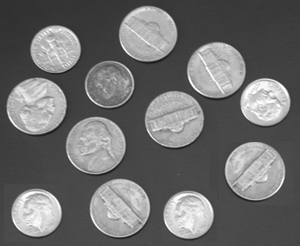
#> input picture PDI/contornos/coins.png, 300 x 246 px
$ python conteoMonedas.py
#> lines starting #> are read from the running program, lines starting #| are printed output that depends on the picture; after the words box and inside, x2 and y2 are one past the last pixel; in counts of white or black regions, pixels touching at a corner belong together
# -*- coding: utf-8 -*-
"""
Created on Thu Mar 20 13:24:24 2025

@author: dtrej
"""

import cv2
import numpy as np

img = cv2.imread("coins.png")
#> img is the input picture: shape (246, 300, 3); min 23, max 255, mean 110.5
img2 = img.copy()

gray = cv2.cvtColor(img, cv2.COLOR_BGR2GRAY)

_, th = cv2.threshold(gray, 100, 255, cv2.THRESH_BINARY)
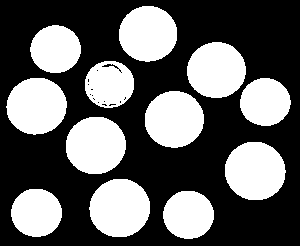
#> th: shape (246, 300); 38.3% white; 12 white regions, largest, box (x1, y1, x2, y2) and area: (225, 142, 286, 200) 2796, (89, 179, 150, 237) 2796, (66, 117, 126, 174) 2725

kernel = np.ones((3, 3), np.uint8)
closing = cv2.morphologyEx(th, cv2.MORPH_CLOSE, kernel)
bordes = cv2.Canny(closing, 135, 255)
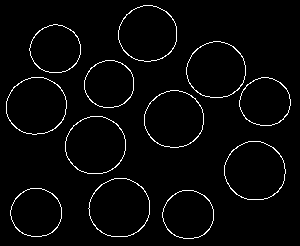
#> bordes: shape (246, 300); 2.9% white in thin lines or dots

contours, jerarquia = cv2.findContours(bordes, cv2.RETR_EXTERNAL, cv2.CHAIN_APPROX_SIMPLE)
#> contours = 12 contours; largest, box (x1, y1, x2, y2) and area: (224, 141, 286, 200) 2806, (88, 178, 150, 237) 2804, (65, 116, 126, 174) 2734, (6, 77, 67, 135) 2703, (144, 90, 204, 148) 2658; jerarquia = [[1, -1, -1, -1], [2, 0, -1, -1], [3, 1, -1, -1], [4, 2, -1, -1], [5, 3, -1, -1], [6, 4, -1, -1], [7, 5, -1, -1], [8, 6, -1, -1], [9, 7, -1, -1], [10, 8, -1, -1], [11, 9, -1, -1], [-1, 10, -1, -1]]

cv2.drawContours(img2, contours, -1, (0, 255, 0), 2)

cantidadMonedas = len(contours)
#> cantidadMonedas = 12

img2 = cv2.putText(img2, "Son " + str(cantidadMonedas) + "monedas", (10, 50),
                   cv2.FONT_HERSHEY_SIMPLEX, 1, (0, 0, 255), 2, cv2.LINE_AA)
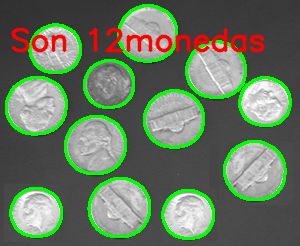
#> img2: shape (246, 300, 3); mean B, G, R 96.9, 120.9, 103.6

print("Son " + str(cantidadMonedas) + " monedas")
#| Son 12 monedas

cv2.imshow("original", img)
cv2.imshow("Binarizacion", th)
cv2.imshow("Bordes", bordes)
cv2.imshow("conteo", img2)

cv2.waitKey()
cv2.destroyAllWindows()

$ run again, with PDI/contornos/gear1.PNG copied over PDI/contornos/coins.png
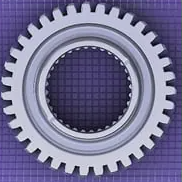
#> input picture PDI/contornos/gear1.PNG, 182 x 182 px
#> img is the input picture: shape (182, 182, 3); mean B, G, R 148.8, 114.8, 117.2
#> `_, th = cv2.threshold(gray, 100, 255, cv2.THRESH_BINARY)`:
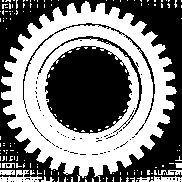
#> th: shape (182, 182); 48.6% white; 149 white regions (140 under 20 px), largest, box (x1, y1, x2, y2) and area: (1, 1, 177, 182) 14836, (0, 170, 42, 182) 241, (150, 176, 182, 182) 131
#> closing: shape (182, 182); 53.9% white; 28 black regions (15 under 20 px), largest, box (x1, y1, x2, y2) and area: (45, 46, 131, 133) 5608, (87, 0, 182, 182) 5334, (0, 0, 85, 79) 2135
#> bordes: shape (182, 182); 7% white in thin lines or dots
#> contours = 85 contours, 78 with area under 20; largest, box (x1, y1, x2, y2) and area: (44, 45, 131, 133) 5616, (0, 97, 52, 181) 126, (125, 167, 157, 182) 49, (129, 58, 138, 72) 46, (0, 0, 85, 79) 28, (138, 84, 142, 94) 24, (100, 132, 164, 176) 20; jerarquia = 85 rows, first 6: [1, -1, -1, -1], [2, 0, -1, -1], [3, 1, -1, -1], [4, 2, -1, -1], [5, 3, -1, -1], [6, 4, -1, -1]
#> cantidadMonedas = 85
#> `img2 = cv2.putText(img2, "Son " + str(cantidadMonedas) + "monedas", (1..`:
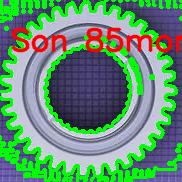
#> img2: shape (182, 182, 3); mean B, G, R 112.8, 143.7, 100.2
#| Son 85 monedas
